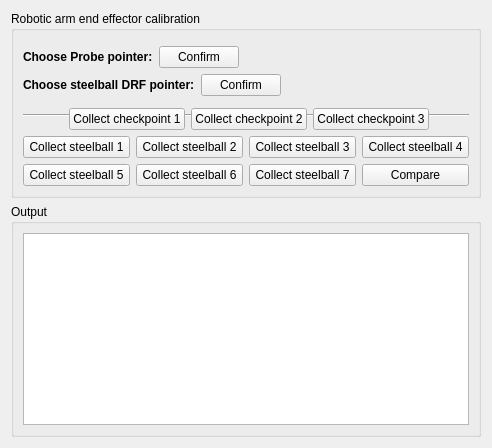
     <widget class="QWidget" name="tab_5">
      <attribute name="title">
       <string>Steelball calibration</string>
      </attribute>
      <layout class="QGridLayout" name="gridLayout_16">
       <item row="0" column="0">
        <widget class="QGroupBox" name="groupBox_9">
         <property name="title">
          <string>Robotic arm end effector calibration</string>
         </property>
         <layout class="QGridLayout" name="gridLayout_15">
          <item row="1" column="0" colspan="2">
           <layout class="QHBoxLayout" name="horizontalLayout_28">
            <item>
             <widget class="QLabel" name="label_14">
              <property name="text">
               <string>&lt;html&gt;&lt;head/&gt;&lt;body&gt;&lt;p&gt;&lt;span style=&quot; font-weight:600;&quot;&gt;Choose Probe pointer:&lt;/span&gt;&lt;/p&gt;&lt;/body&gt;&lt;/html&gt;</string>
              </property>
             </widget>
            </item>
            <item>
             <layout class="QHBoxLayout" name="horizontalLayout_29">
              <item>
               <widget class="QPushButton" name="pushButton_confirmProbe_dentalSteelball">
                <property name="text">
                 <string>Confirm</string>
                </property>
               </widget>
              </item>
              <item>
               <spacer name="horizontalSpacer_14">
                <property name="orientation">
                 <enum>Qt::Horizontal</enum>
                </property>
                <property name="sizeHint" stdset="0">
                 <size>
                  <width>40</width>
                  <height>20</height>
                 </size>
                </property>
               </spacer>
              </item>
              <item>
               <widget class="QLabel" name="label_probe_dentalSteelball">
                <property name="text">
                 <string>&lt;none&gt;</string>
                </property>
               </widget>
              </item>
             </layout>
            </item>
           </layout>
          </item>
          <item row="0" column="0" colspan="2">
           <widget class="QmitkNavigationDataSourceSelectionWidget" name="navipointerSelectionWidget_dentalSteelball" native="true"/>
          </item>
          <item row="3" column="0" rowspan="2" colspan="2">
           <widget class="Line" name="line_6">
            <property name="orientation">
             <enum>Qt::Horizontal</enum>
            </property>
           </widget>
          </item>
          <item row="5" column="0" colspan="2">
           <layout class="QGridLayout" name="gridLayout_14">
            <item row="0" column="0">
             <widget class="QPushButton" name="pushButton_collectBall1_dentalSteelball">
              <property name="text">
               <string>Collect steelball 1</string>
              </property>
             </widget>
            </item>
            <item row="0" column="1">
             <widget class="QPushButton" name="pushButton_collectBall2_dentalSteelball">
              <property name="text">
               <string>Collect steelball 2</string>
              </property>
             </widget>
            </item>
            <item row="0" column="2">
             <widget class="QPushButton" name="pushButton_collectBall3_dentalSteelball">
              <property name="text">
               <string>Collect steelball 3</string>
              </property>
             </widget>
            </item>
            <item row="0" column="3">
             <widget class="QPushButton" name="pushButton_collectBall4_dentalSteelball">
              <property name="text">
               <string>Collect steelball 4</string>
              </property>
             </widget>
            </item>
            <item row="1" column="0">
             <widget class="QPushButton" name="pushButton_collectBall5_dentalSteelball">
              <property name="text">
               <string>Collect steelball 5</string>
              </property>
             </widget>
            </item>
            <item row="1" column="1">
             <widget class="QPushButton" name="pushButton_collectBall6_dentalSteelball">
              <property name="text">
               <string>Collect steelball 6</string>
              </property>
             </widget>
            </item>
            <item row="1" column="2">
             <widget class="QPushButton" name="pushButton_collectBall7_dentalSteelball">
              <property name="text">
               <string>Collect steelball 7</string>
              </property>
             </widget>
            </item>
            <item row="1" column="3">
             <widget class="QPushButton" name="pushButton_compare_dentalSteelball">
              <property name="text">
               <string>Compare</string>
              </property>
             </widget>
            </item>
           </layout>
          </item>
          <item row="2" column="0" colspan="2">
           <layout class="QHBoxLayout" name="horizontalLayout_22">
            <item>
             <widget class="QLabel" name="label_12">
              <property name="text">
               <string>&lt;html&gt;&lt;head/&gt;&lt;body&gt;&lt;p&gt;&lt;span style=&quot; font-weight:600;&quot;&gt;Choose steelball DRF pointer:&lt;/span&gt;&lt;/p&gt;&lt;/body&gt;&lt;/html&gt;</string>
              </property>
             </widget>
            </item>
            <item>
             <layout class="QHBoxLayout" name="horizontalLayout_23">
              <item>
               <widget class="QPushButton" name="pushButton_confirmSteelballDrf_dentalsteelball">
                <property name="text">
                 <string>Confirm</string>
                </property>
               </widget>
              </item>
              <item>
               <spacer name="horizontalSpacer_12">
                <property name="orientation">
                 <enum>Qt::Horizontal</enum>
                </property>
                <property name="sizeHint" stdset="0">
                 <size>
                  <width>40</width>
                  <height>20</height>
                 </size>
                </property>
               </spacer>
              </item>
              <item>
               <widget class="QLabel" name="label_steelballDrf_dentalSteelball">
                <property name="text">
                 <string>&lt;none&gt;</string>
                </property>
               </widget>
              </item>
             </layout>
            </item>
           </layout>
          </item>
          <item row="4" column="1">
           <layout class="QHBoxLayout" name="horizontalLayout_24">
            <item>
             <layout class="QHBoxLayout" name="horizontalLayout_25">
              <item>
               <spacer name="horizontalSpacer_15">
                <property name="orientation">
                 <enum>Qt::Horizontal</enum>
                </property>
                <property name="sizeHint" stdset="0">
                 <size>
                  <width>40</width>
                  <height>20</height>
                 </size>
                </property>
               </spacer>
              </item>
              <item>
               <widget class="QPushButton" name="pushButton_checkPoint_1_dentalSteelball">
                <property name="text">
                 <string>Collect checkpoint 1</string>
                </property>
               </widget>
              </item>
              <item>
               <widget class="QPushButton" name="pushButton_checkPoint_2_dentalSteelball">
                <property name="text">
                 <string>Collect checkpoint 2</string>
                </property>
               </widget>
              </item>
              <item>
               <widget class="QPushButton" name="pushButton_checkPoint_3_dentalSteelball">
                <property name="text">
                 <string>Collect checkpoint 3</string>
                </property>
               </widget>
              </item>
              <item>
               <spacer name="horizontalSpacer_13">
                <property name="orientation">
                 <enum>Qt::Horizontal</enum>
                </property>
                <property name="sizeHint" stdset="0">
                 <size>
                  <width>40</width>
                  <height>20</height>
                 </size>
                </property>
               </spacer>
              </item>
             </layout>
            </item>
           </layout>
          </item>
         </layout>
        </widget>
       </item>
       <item row="1" column="0">
        <widget class="QGroupBox" name="groupBox_8">
         <property name="title">
          <string>Output</string>
         </property>
         <layout class="QGridLayout" name="gridLayout_13">
          <item row="0" column="0">
           <widget class="QTextBrowser" name="textBrowser_dentalSteelball"/>
          </item>
         </layout>
        </widget>
       </item>
      </layout>
     </widget>
